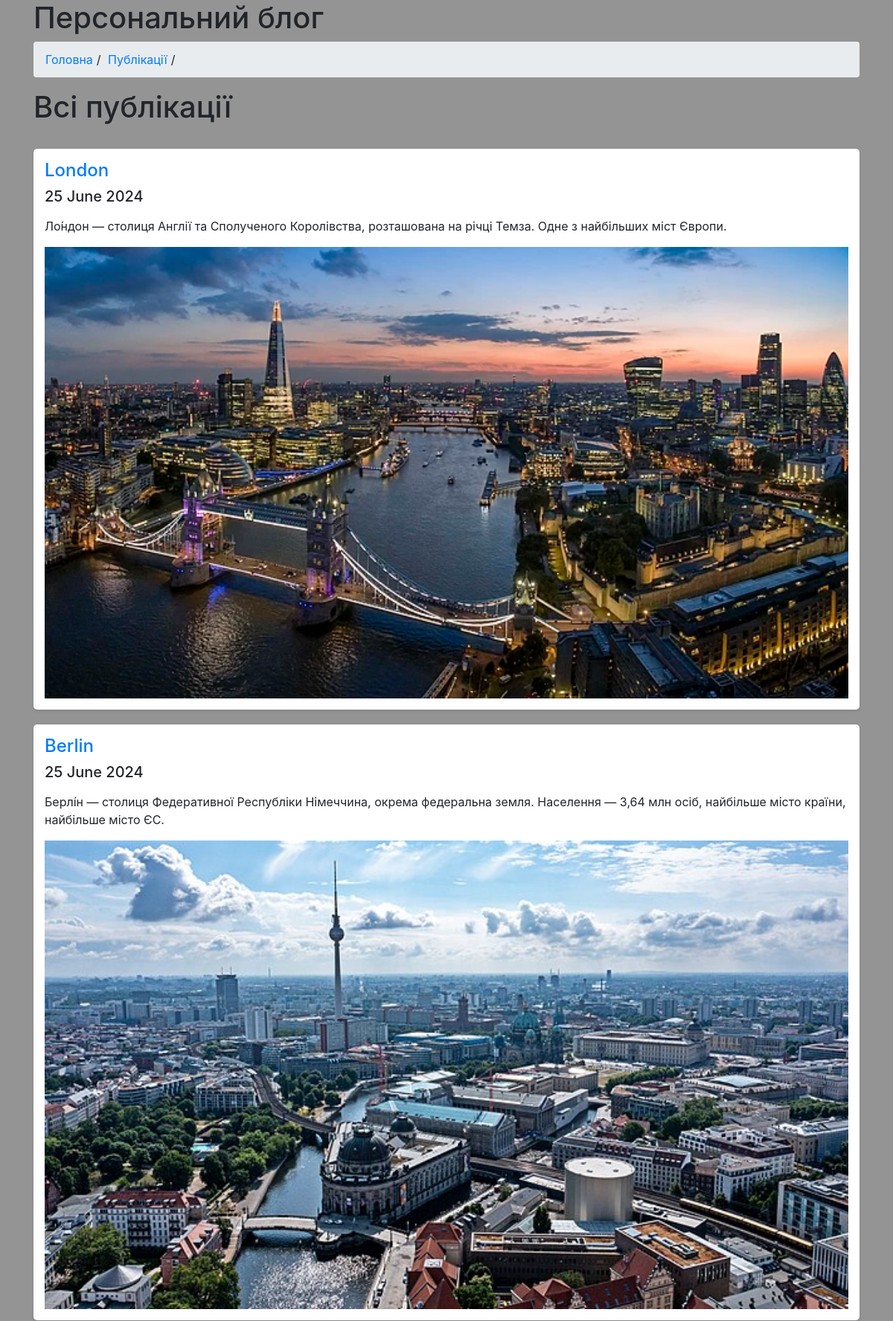
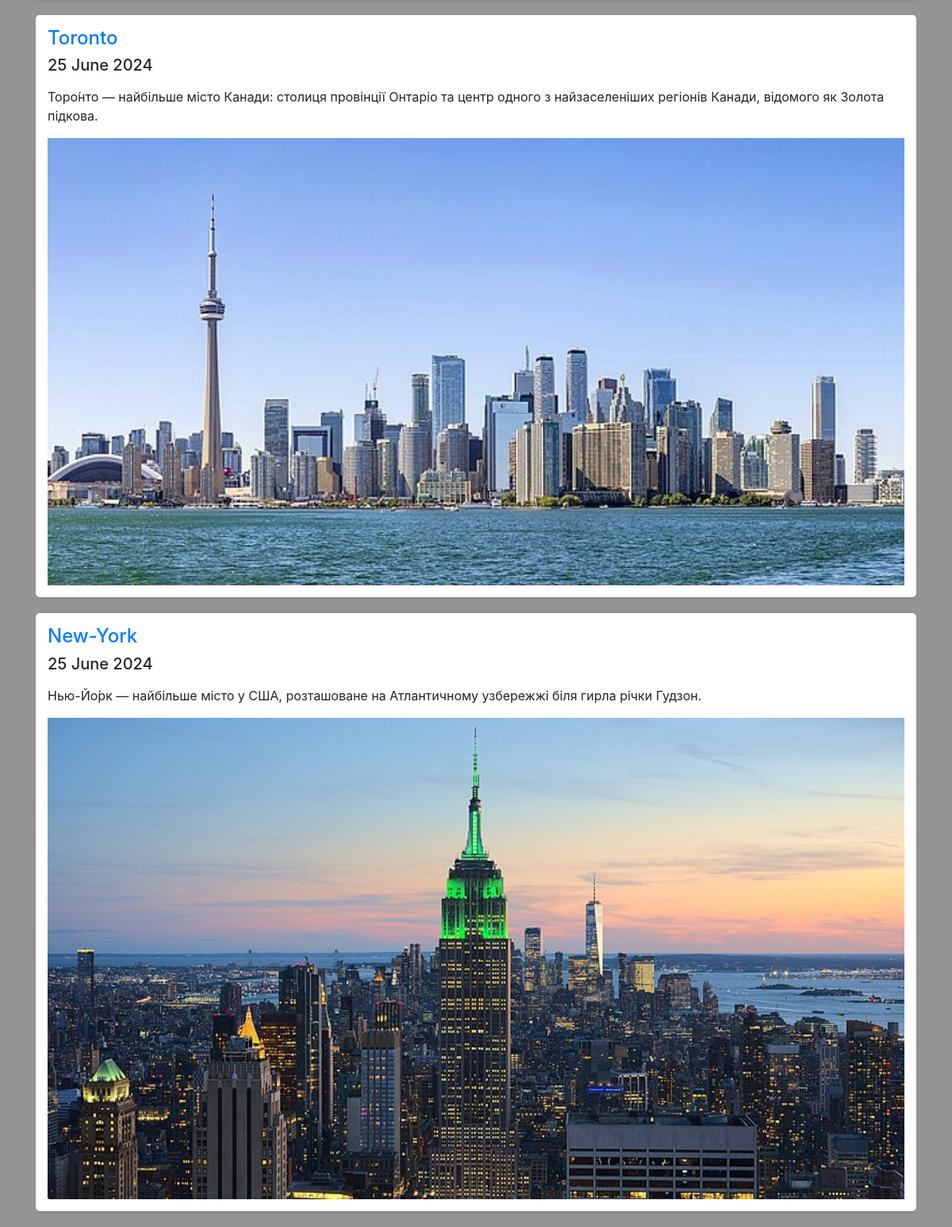
The page /articles on the database its author committed (2 pictures, top to bottom).
### app_blog/models.py (models this page shows, shortened)
class Article(models.Model):
    title = models.CharField(u'Заголовок', max_length=250, help_text=u'Максимум 250 сим.')
    description = models.TextField(blank=True, verbose_name=u'Опис')
    pub_date = models.DateTimeField(u'Дата публікації', default=timezone.now)
    slug = models.SlugField(u'Слаг', unique_for_date='pub_date')
    main_page = models.BooleanField(u'Головна', default=True,help_text=u'Показувати на головній сторінці')
    category = models.ForeignKey(Category, related_name='article', blank=True,null=True, verbose_name=u'Категорія', on_delete=models.CASCADE)
    objects = models.Manager()
    class Meta:
        ordering = ['-pub_date']
        verbose_name=u'Стаття'
        verbose_name_plural =u'Статті'
    def get_absolute_url(self):
        try:
            url = reverse('news-detail', kwargs={'year': self.pub_date.strftime("%Y"), 'month': self.pub_date.strftime("%m"),'day': self.pub_date.strftime("%d"), 'slug': self.slug, })
        except:
            url = "/"
        return url

class ArticleImage(models.Model):
    article = models.ForeignKey(Article, verbose_name=u'Стаття',
related_name='images', on_delete=models.CASCADE)
    image = models.ImageField(u'Фото', upload_to='photos')
    title = models.CharField(u'Заголовок', max_length=250, help_text=u'Максимум 250 сим.', blank= True)
    class Meta:
        verbose_name = u'Фото для статті'
        verbose_name_plural = u'Фото для статті'

### app_blog/views.py (the view)
# urls.py: path(r'articles', ArticleList.as_view(), name='articles-list'),
class ArticleList(ListView):
    model = Article
    template_name = 'articles_list.html'
    context_object_name = 'items'
    def get_context_data(self, *args, **kwargs):
        context = super(ArticleList, self).get_context_data(*args, **kwargs)
        try:
            context['category'] = Category.objects.get(slug=self.kwargs.get('slug'))
        except Exception:
            context['category'] = None
        return context
    def get_queryset(self, *args, **kwargs):
        articles = Article.objects.all()
        return articles

### app_blog/templates/articles_list.html (shortened to what this page needs)
{% extends "base.html" %}
{% load static %}
{% block content %}{% endblock %}

### app_blog/templates/base.html (shortened to what this page needs)
<!DOCTYPE html>
<html lang="uk">
{% load static %}
<head>
    <link rel="stylesheet" href="{% static 'css/bootstrap.min.css' %}">
    <link type="text/css" href="{% static 'css/main.css' %}" rel="stylesheet">
</head>
<body>
    <div class="container">
        <h1>Персональний блог</h1>
        {% block content %}
        {% endblock %}
    </div>
</body>
</html>

### app_blog/static/css/main.css (style rules this page uses)
body { background-color: rgb(148, 148, 148); }
div.container-image > img { width: 100%; }
.articles-row { background-color: #fff; padding: 15px; border-radius: 5px; box-shadow: 0 2px 4px rgba(0, 0, 0, 0.1); margin-bottom: 20px; }
.breadcrumb li + li:before { content: ' / '; padding: 0 5px; }

### rows shown on the page
Article: pub_date+slug+title "Головна Публікації Всі публікації London 25 June 2024 Ло́ндон — столиця Англії та Сполученого Королівства, розташована на річці Темза. Одне з найбільших міст Європи. Berlin 25 June 2024 Берлі́н — столиця Федеративної Республіки Німеччина, окрема федеральна земля. Населення — 3,64 млн осіб, найбільше місто країни, найбільше місто ЄС. Toronto 25 June 2024 Торо́нто — найбільше місто Канади: столиця провінції Онтаріо та центр одного з найзаселеніших регіонів Канади, відомого як Золота підкова. New-York 25 June 2024 Нью-Йо́рк — найбільше місто у США, розташоване на Атлантичному узбережжі біля гирла річки Гудзон.", pub_date+slug+title (picture)
